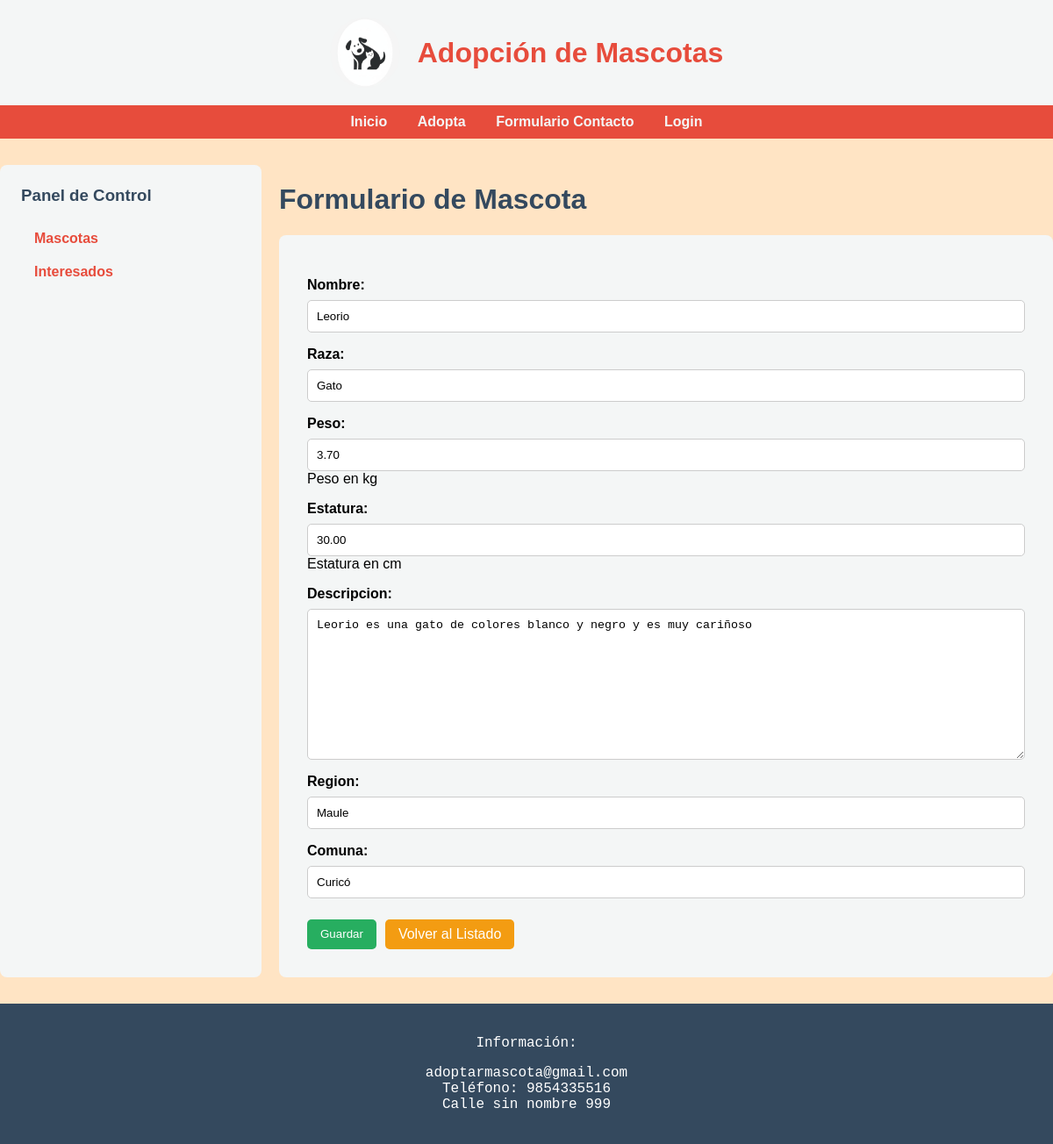
/dashboard/mascotas/editar/1/ (signed in), run on the app's committed database.
### adopta/models.py (models this page shows, shortened)
class Mascota(models.Model):
    codigo = models.AutoField(primary_key=True)
    nombre = models.CharField(max_length=100)
    raza = models.CharField(max_length=100)
    peso = models.DecimalField(max_digits=5, decimal_places=2, help_text="Peso en kg")
    estatura = models.DecimalField(max_digits=5, decimal_places=2, help_text="Estatura en cm")
    descripcion = models.TextField()
    region = models.CharField(max_length=100)
    comuna = models.CharField(max_length=100)

### adopta/views.py (the view)
# urls.py: path('dashboard/mascotas/editar/<int:pk>/', views.mascotas_update_view, name='mascotas_update'),
@login_required
def mascotas_update_view(request, pk):
    mascota = get_object_or_404(Mascota, pk=pk)
    if request.method == 'POST':
        form = MascotaForm(request.POST, instance=mascota)
        if form.is_valid():
            form.save()
            return redirect('mascotas_list')
    else:
        form = MascotaForm(instance=mascota)
    return render(request, 'adopta/dashboard/mascotas_form.html', {'form': form})

### adopta/forms.py
class MascotaForm(forms.ModelForm):
    class Meta:
        model = Mascota
        fields = ['nombre', 'raza', 'peso', 'estatura', 'descripcion', 'region', 'comuna']

### templates/adopta/dashboard/mascotas_form.html (shortened to what this page needs)
{% extends 'adopta/dashboard/dashboard_base.html' %}
{% block dashboard_content %}
    <h1>Formulario de Mascota</h1>
    <form method="post" class="form-dashboard">
        {{ form.as_p }}
        <div class="form-actions">
            <button type="submit" class="btn-primary">Guardar</button>
            <a href="{% url 'mascotas_list' %}" class="btn-secondary">Volver al Listado</a>
        </div>
    </form>
{% endblock %}

### static/css/styles.css (style rules this page uses)
body { background-color: bisque; font-family: sans-serif; margin: 0; padding: 0; display: flex; flex-direction: column; min-height: 100vh; }
.dashboard-content h1 { color: #34495e; }
.btn-primary, .btn-secondary, .btn-danger { padding: 8px 15px; border: none; border-radius: 5px; color: white; text-decoration: none; text-align: center; cursor: pointer; }
.btn-primary { background-color: #27ae60; }
.btn-secondary { background-color: #f39c12; }
.form-dashboard { background-color: #f4f6f6; padding: 2rem; border-radius: 8px; }
.form-dashboard p { display: flex; flex-direction: column; margin-bottom: 1rem; }
.form-dashboard label { margin-bottom: 0.5rem; font-weight: bold; }
.form-dashboard input, .form-dashboard textarea, .form-dashboard select { width: 100%; padding: 10px; border: 1px solid #ccc; border-radius: 5px; box-sizing: border-box; }
.form-actions { margin-top: 1.5rem; display: flex; gap: 10px; }

### data on the page
Mascota: nombre "Leorio", raza "Gato", peso "3.70", estatura "30.00", descripcion "Leorio es una gato de colores blanco y negro y es muy cariñoso", region "Maule", comuna "Curicó"
